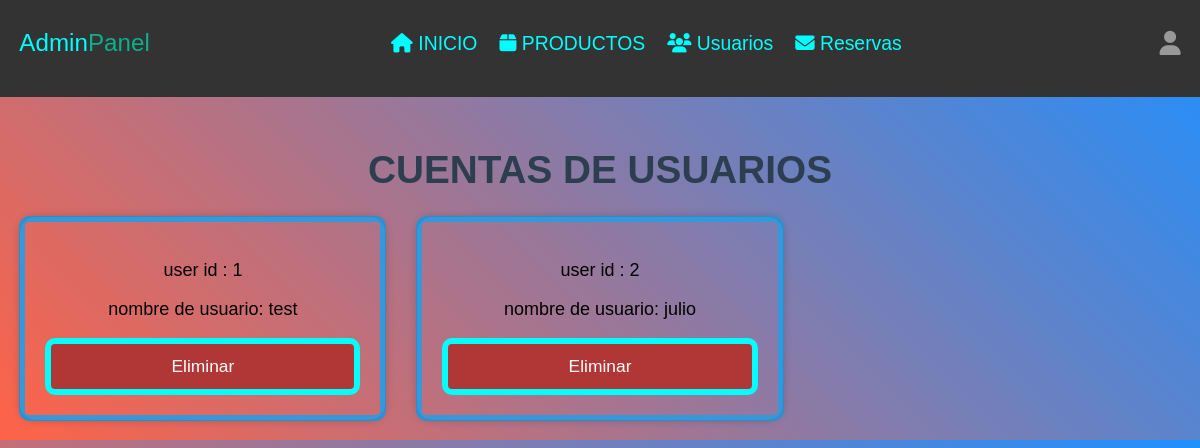
The app's page /SaboresTradicionV2/admin/users_accounts.php (signed in) with its own data.
### tables this page shows
CREATE TABLE `users` (
  `id` int(100) NOT NULL,
  `name` varchar(20) NOT NULL,
  `email` varchar(50) NOT NULL,
  `number` varchar(10) NOT NULL,
  `password` varchar(50) NOT NULL,
  `address` varchar(500) NOT NULL
);

### SaboresTradicionV2/admin/users_accounts.php (the view, shortened to what this page needs)
<?php
include '../components/connect.php';
?>
<!DOCTYPE html>
<html lang="en">
<head>
   <link rel="stylesheet" href="https://cdnjs.cloudflare.com/ajax/libs/font-awesome/6.1.1/css/all.min.css">
   <link rel="stylesheet" href="../css/admin_style.css">
</head>
<body>
<?php include '../components/admin_header.php' ?>
<section class="accounts">
   <h1 class="heading">Cuentas de usuarios</h1>
   <div class="box-container">
   <?php
      $select_account = $conn->prepare("SELECT * FROM `users`");
      $select_account->execute();
      if($select_account->rowCount() > 0){
         while($fetch_accounts = $select_account->fetch(PDO::FETCH_ASSOC)){
   ?>
   <div class="box">
      <p> user id : <span><?= $fetch_accounts['id']; ?></span> </p>
      <p> nombre de usuario: <span><?= $fetch_accounts['name']; ?></span> </p>
      <a href="users_accounts.php?delete=<?= $fetch_accounts['id']; ?>" class="delete-btn" onclick="return confirm('¿Eliminar esta cuenta?');">Eliminar</a>
   </div>
   <?php
      }
   }else{
      echo '<p class="empty">No hay cuentas disponibles</p>';
   }
   ?>
   </div>
</section>
</body>
</html>

### SaboresTradicionV2/css/admin_style.css (style rules this page uses)
:root { --main-color:var(--orange); --red:#e74c3c; --orange:#0bb18d; --black:#34495e; --white:#fff; --light-bg:#f5f5f5; --light-color:#999; --border:.2rem solid var(--black); --box-shadow:0 .5rem 1rem rgba(0,0,0,.1); }
* { box-sizing: border-box; text-decoration: none; outline: none; border:none; }
html { font-size: 60.5%; overflow-x: hidden; }
body { background: linear-gradient(45deg, #FF6347, #1E90FF); }
section { max-width: 1200px; margin:0 auto; padding:2rem; }
.delete-btn { display: block; margin-top: 1rem; color:white; border: 6px solid #00ffff; border-radius: 10px; cursor: pointer; width: 100%; font-size: 1.8rem; background-color: #b13737; padding: 1.2rem 3rem; text-transform: capitalize; text-align: center; }
.heading { text-align: center; margin-bottom: 2rem; text-transform: capitalize; color:var(--black); font-size: 3rem; }
body { font-family: 'Arial', sans-serif; background-color: #f5f5f5; margin: 0; padding: 0; }
.heading { text-align: center; margin-bottom: 2.5rem; font-size: 4rem; color: #2c3e50; text-transform: uppercase; position: relative; overflow: hidden; }
.heading::before, .heading::after { content: ''; position: absolute; height: 100%; width: 0; bottom: 0; transition: width 0.3s ease-in-out; border-bottom: 8px solid rgb(52, 219, 122); }
.heading::before { left: 50%; transform: translateX(-50%); }
.heading::after { right: 50%; transform: translateX(50%); }
.box-container { display: grid; grid-template-columns: repeat(auto-fill, minmax(300px, 1fr)); gap: 30px; }
.box { border: 6px solid #3498db; border-radius: 10px; padding: 20px; text-align: center; transition: transform 0.3s, box-shadow 0.3s, background-color 0.3s; position: relative; font-size: 18px; }
.box::before { content: ""; position: absolute; top: -5px; right: -5px; bottom: -5px; left: -5px; box-shadow: 0 0 10px rgba(0, 0, 0, 0.2); border-radius: 15px; pointer-events: none; }
a { color: #007bff; text-decoration: none; }

### records on screen
users: id "1", name "test"
users: id "2", name "julio"
